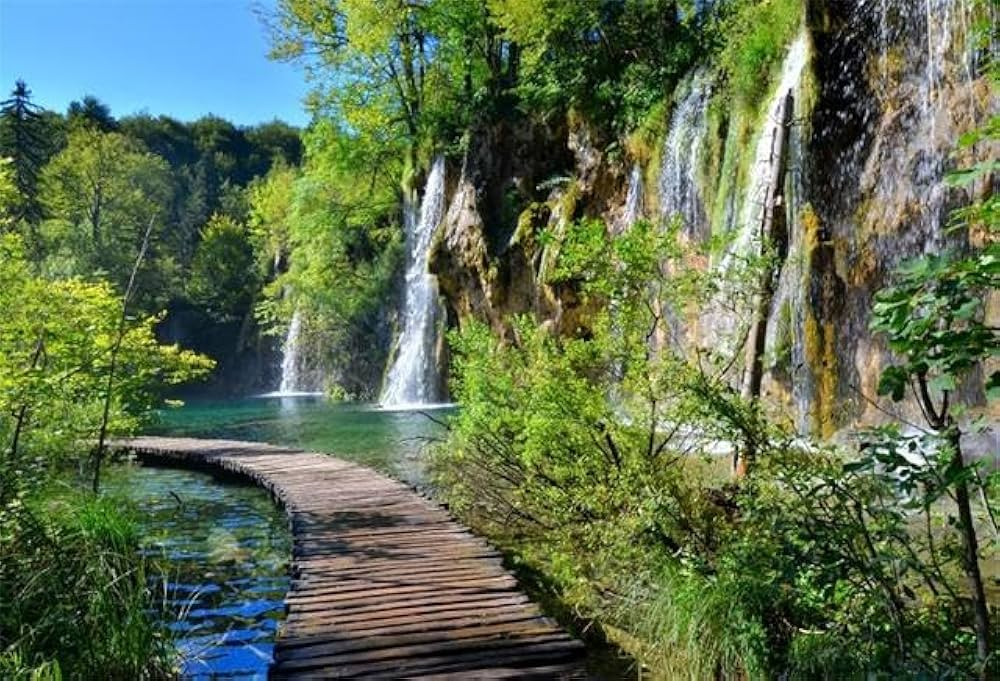
#> input picture input.jpg, 1000 x 681 px
$ python main.py
#> lines starting #> are read from the running program, lines starting #| are printed output that depends on the picture
from PIL import Image, ImageFilter

# فتح الصورة
img = Image.open("input.jpg")
#> img is the input picture: PIL image 1000x681 RGB; mean R, G, B 93.7, 110.4, 80.8

# تحويل لأبيض وأسود
gray = img.convert("L")
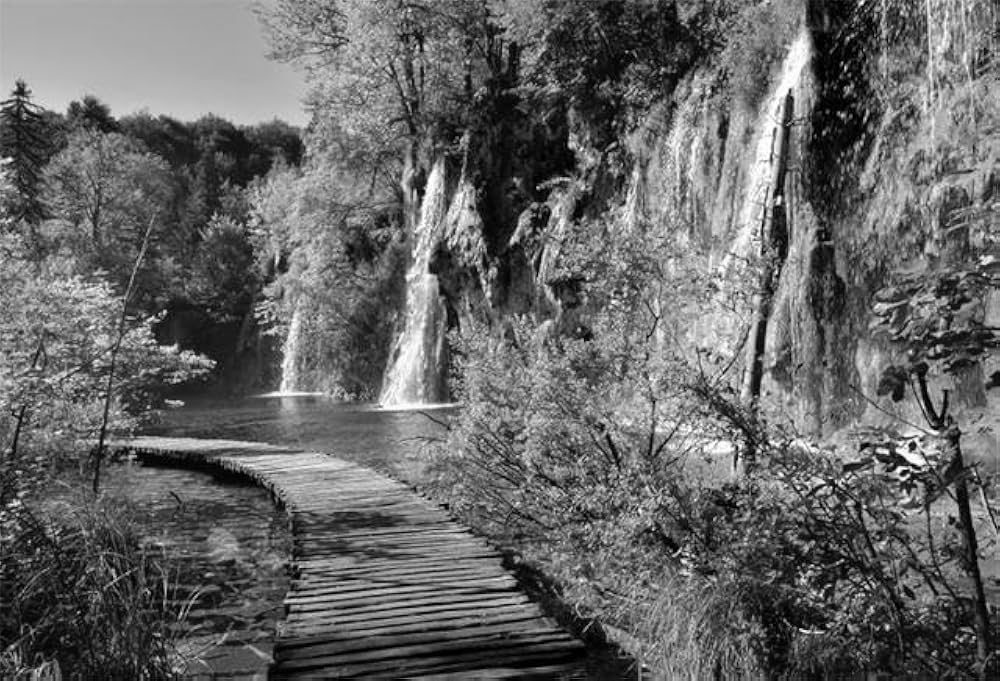
#> gray: PIL image 1000x681 L; min 0, max 255, mean 102

# تطبيق فلتر (توضيح الحواف)
filtered = gray.filter(ImageFilter.EDGE_ENHANCE)
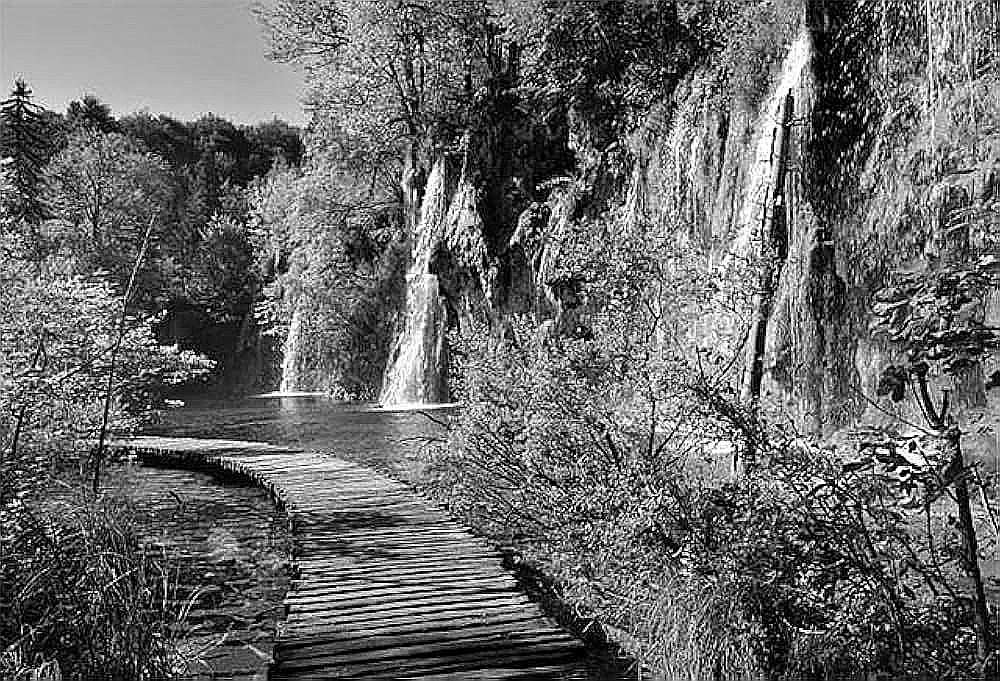
#> filtered: PIL image 1000x681 L; min 0, max 255, mean 104.2

# حفظ الصورة
filtered.save("output.jpg")

print("تمت المعالجة بنجاح ✅")
